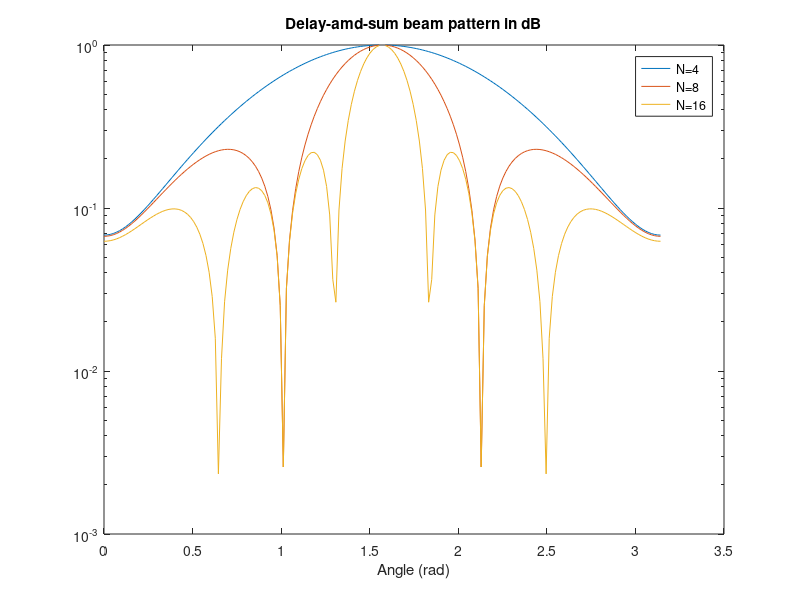
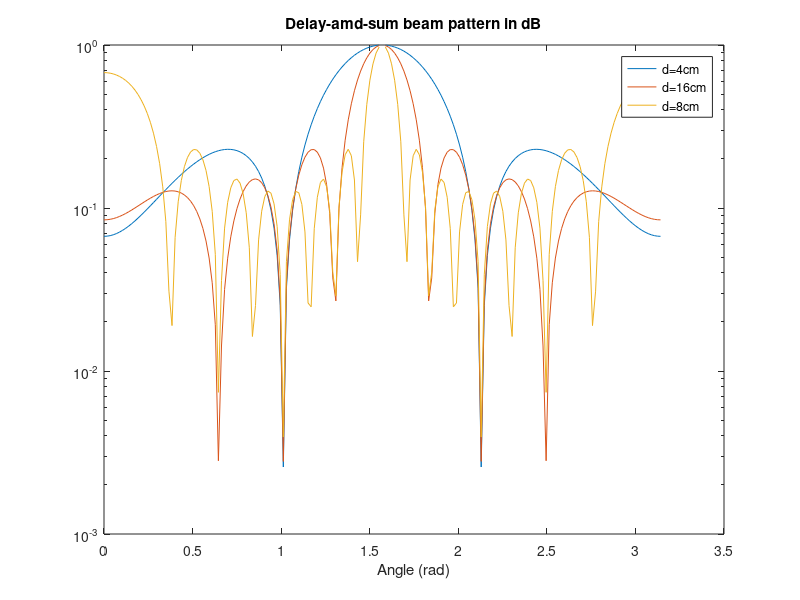

The MATLAB script that drew these images, in order: (Note: this script raises an error after producing the figures.)
%1o meros
clear all; close all;

d=0.04;
us=pi/2;
w=2000*pi*2;
c=340;

u=(0:180);
u=u*pi/180;

for N=[4 8 16]
    figure(1);
    B = (1/N)*(sin((N*w*d/(2*c))*(cos(u)-cos(us)))) ./ (sin((w*d/(2*c))*(cos(u)-cos(us))));
    semilogy(u,abs(B));
    hold on
end
title('Delay-amd-sum beam pattern in dB');
legend('N=4','N=8','N=16');
xlabel('Angle (rad)');
hold off

N=8;
for d=[0.04 0.08 0.16]
    figure(2);
    B = (1/N)*(sin((N*w*d/(2*c))*(cos(u)-cos(us)))) ./ (sin((w*d/(2*c))*(cos(u)-cos(us))));
    semilogy(u,abs(B));
    hold on
end
title('Delay-amd-sum beam pattern in dB');
legend('d=4cm','d=16cm','d=8cm');
xlabel('Angle (rad)');
hold off

N=8;
d=0.04
u=(-180:180);
u=u*pi/180;
i=3
th=[0 45 90];
for us = [0 pi/4 pi/2]
    figure(i);
    B = (1/N)*(sin((N*w*d/(2*c))*(cos(u)-cos(us)))) ./ (sin((w*d/(2*c))*(cos(u)-cos(us))));
    semilogr_polar(u,abs(B));
    title(['Delay-amd-sum beam pattern for angle ' num2str(th(i-2)) ]);
    i=i+1;
end
